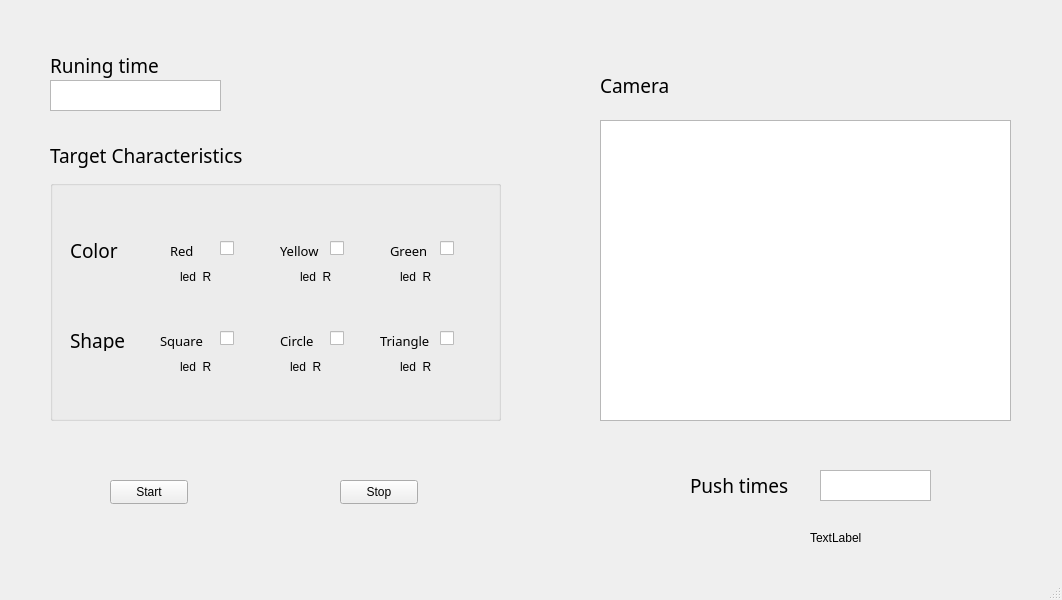
<?xml version="1.0" encoding="UTF-8"?>
<ui version="4.0">
 <class>MainWindow</class>
 <widget class="QMainWindow" name="MainWindow">
  <property name="geometry">
   <rect>
    <x>0</x>
    <y>0</y>
    <width>1062</width>
    <height>600</height>
   </rect>
  </property>
  <property name="windowTitle">
   <string>MainWindow</string>
  </property>
  <property name="autoFillBackground">
   <bool>false</bool>
  </property>
  <widget class="QWidget" name="centralwidget">
   <widget class="QPushButton" name="Bt_start">
    <property name="geometry">
     <rect>
      <x>110</x>
      <y>480</y>
      <width>78</width>
      <height>24</height>
     </rect>
    </property>
    <property name="text">
     <string>Start</string>
    </property>
   </widget>
   <widget class="QPushButton" name="Bt_stop">
    <property name="geometry">
     <rect>
      <x>340</x>
      <y>480</y>
      <width>78</width>
      <height>24</height>
     </rect>
    </property>
    <property name="text">
     <string>Stop</string>
    </property>
   </widget>
   <widget class="QGraphicsView" name="graphicsView_Camera">
    <property name="geometry">
     <rect>
      <x>600</x>
      <y>120</y>
      <width>411</width>
      <height>301</height>
     </rect>
    </property>
   </widget>
   <widget class="QLabel" name="label">
    <property name="geometry">
     <rect>
      <x>50</x>
      <y>50</y>
      <width>211</width>
      <height>31</height>
     </rect>
    </property>
    <property name="font">
     <font>
      <family>Microsoft YaHei</family>
      <pointsize>14</pointsize>
     </font>
    </property>
    <property name="text">
     <string>Runing time</string>
    </property>
    <property name="textFormat">
     <enum>Qt::AutoText</enum>
    </property>
   </widget>
   <widget class="QTextBrowser" name="textBrowser_timeShow">
    <property name="geometry">
     <rect>
      <x>50</x>
      <y>80</y>
      <width>171</width>
      <height>31</height>
     </rect>
    </property>
   </widget>
   <widget class="QLabel" name="label_2">
    <property name="geometry">
     <rect>
      <x>50</x>
      <y>140</y>
      <width>211</width>
      <height>31</height>
     </rect>
    </property>
    <property name="font">
     <font>
      <family>Microsoft YaHei</family>
      <pointsize>14</pointsize>
     </font>
    </property>
    <property name="text">
     <string>Target Characteristics</string>
    </property>
    <property name="textFormat">
     <enum>Qt::AutoText</enum>
    </property>
   </widget>
   <widget class="QGroupBox" name="groupBox">
    <property name="geometry">
     <rect>
      <x>50</x>
      <y>180</y>
      <width>451</width>
      <height>241</height>
     </rect>
    </property>
    <property name="autoFillBackground">
     <bool>true</bool>
    </property>
    <property name="title">
     <string/>
    </property>
    <widget class="QLabel" name="label_led_red">
     <property name="geometry">
      <rect>
       <x>130</x>
       <y>90</y>
       <width>63</width>
       <height>13</height>
      </rect>
     </property>
     <property name="text">
      <string>led_R</string>
     </property>
    </widget>
    <widget class="QLabel" name="label_3">
     <property name="geometry">
      <rect>
       <x>20</x>
       <y>60</y>
       <width>61</width>
       <height>21</height>
      </rect>
     </property>
     <property name="font">
      <font>
       <family>Microsoft YaHei</family>
       <pointsize>14</pointsize>
      </font>
     </property>
     <property name="text">
      <string>Color</string>
     </property>
     <property name="textFormat">
      <enum>Qt::AutoText</enum>
     </property>
    </widget>
    <widget class="QLabel" name="label_6">
     <property name="geometry">
      <rect>
       <x>230</x>
       <y>60</y>
       <width>51</width>
       <height>21</height>
      </rect>
     </property>
     <property name="font">
      <font>
       <family>Microsoft YaHei</family>
       <pointsize>10</pointsize>
      </font>
     </property>
     <property name="text">
      <string>Yellow</string>
     </property>
     <property name="textFormat">
      <enum>Qt::AutoText</enum>
     </property>
    </widget>
    <widget class="QLabel" name="label_5">
     <property name="geometry">
      <rect>
       <x>120</x>
       <y>60</y>
       <width>31</width>
       <height>21</height>
      </rect>
     </property>
     <property name="font">
      <font>
       <family>Microsoft YaHei</family>
       <pointsize>10</pointsize>
      </font>
     </property>
     <property name="text">
      <string>Red</string>
     </property>
     <property name="textFormat">
      <enum>Qt::AutoText</enum>
     </property>
    </widget>
    <widget class="QLabel" name="label_7">
     <property name="geometry">
      <rect>
       <x>340</x>
       <y>60</y>
       <width>41</width>
       <height>21</height>
      </rect>
     </property>
     <property name="font">
      <font>
       <family>Microsoft YaHei</family>
       <pointsize>10</pointsize>
      </font>
     </property>
     <property name="text">
      <string>Green</string>
     </property>
     <property name="textFormat">
      <enum>Qt::AutoText</enum>
     </property>
    </widget>
    <widget class="QLabel" name="label_4">
     <property name="geometry">
      <rect>
       <x>20</x>
       <y>150</y>
       <width>61</width>
       <height>21</height>
      </rect>
     </property>
     <property name="font">
      <font>
       <family>Microsoft YaHei</family>
       <pointsize>14</pointsize>
      </font>
     </property>
     <property name="text">
      <string>Shape</string>
     </property>
     <property name="textFormat">
      <enum>Qt::AutoText</enum>
     </property>
    </widget>
    <widget class="QLabel" name="label_9">
     <property name="geometry">
      <rect>
       <x>110</x>
       <y>150</y>
       <width>91</width>
       <height>21</height>
      </rect>
     </property>
     <property name="font">
      <font>
       <family>Microsoft YaHei</family>
       <pointsize>10</pointsize>
      </font>
     </property>
     <property name="text">
      <string>Square</string>
     </property>
     <property name="textFormat">
      <enum>Qt::AutoText</enum>
     </property>
    </widget>
    <widget class="QLabel" name="label_10">
     <property name="geometry">
      <rect>
       <x>230</x>
       <y>150</y>
       <width>61</width>
       <height>21</height>
      </rect>
     </property>
     <property name="font">
      <font>
       <family>Microsoft YaHei</family>
       <pointsize>10</pointsize>
      </font>
     </property>
     <property name="text">
      <string>Circle</string>
     </property>
     <property name="textFormat">
      <enum>Qt::AutoText</enum>
     </property>
    </widget>
    <widget class="QLabel" name="label_11">
     <property name="geometry">
      <rect>
       <x>330</x>
       <y>150</y>
       <width>61</width>
       <height>21</height>
      </rect>
     </property>
     <property name="font">
      <font>
       <family>Microsoft YaHei</family>
       <pointsize>10</pointsize>
      </font>
     </property>
     <property name="text">
      <string>Triangle</string>
     </property>
     <property name="textFormat">
      <enum>Qt::AutoText</enum>
     </property>
    </widget>
    <widget class="QLabel" name="label_led_yellow">
     <property name="geometry">
      <rect>
       <x>250</x>
       <y>90</y>
       <width>63</width>
       <height>13</height>
      </rect>
     </property>
     <property name="text">
      <string>led_R</string>
     </property>
    </widget>
    <widget class="QLabel" name="label_led_green">
     <property name="geometry">
      <rect>
       <x>350</x>
       <y>90</y>
       <width>63</width>
       <height>13</height>
      </rect>
     </property>
     <property name="text">
      <string>led_R</string>
     </property>
    </widget>
    <widget class="QLabel" name="label_led_square">
     <property name="geometry">
      <rect>
       <x>130</x>
       <y>180</y>
       <width>63</width>
       <height>13</height>
      </rect>
     </property>
     <property name="text">
      <string>led_R</string>
     </property>
    </widget>
    <widget class="QLabel" name="label_led_circle">
     <property name="geometry">
      <rect>
       <x>240</x>
       <y>180</y>
       <width>63</width>
       <height>13</height>
      </rect>
     </property>
     <property name="text">
      <string>led_R</string>
     </property>
    </widget>
    <widget class="QLabel" name="label_led_Triangle">
     <property name="geometry">
      <rect>
       <x>350</x>
       <y>180</y>
       <width>63</width>
       <height>13</height>
      </rect>
     </property>
     <property name="text">
      <string>led_R</string>
     </property>
    </widget>
    <widget class="QCheckBox" name="checkBox_R">
     <property name="geometry">
      <rect>
       <x>170</x>
       <y>60</y>
       <width>21</width>
       <height>17</height>
      </rect>
     </property>
     <property name="text">
      <string/>
     </property>
    </widget>
    <widget class="QCheckBox" name="checkBox_Y">
     <property name="geometry">
      <rect>
       <x>280</x>
       <y>60</y>
       <width>21</width>
       <height>17</height>
      </rect>
     </property>
     <property name="text">
      <string/>
     </property>
    </widget>
    <widget class="QCheckBox" name="checkBox_G">
     <property name="geometry">
      <rect>
       <x>390</x>
       <y>60</y>
       <width>21</width>
       <height>17</height>
      </rect>
     </property>
     <property name="text">
      <string/>
     </property>
    </widget>
    <widget class="QCheckBox" name="checkBox_S">
     <property name="geometry">
      <rect>
       <x>170</x>
       <y>150</y>
       <width>21</width>
       <height>17</height>
      </rect>
     </property>
     <property name="text">
      <string/>
     </property>
    </widget>
    <widget class="QCheckBox" name="checkBox_C">
     <property name="geometry">
      <rect>
       <x>280</x>
       <y>150</y>
       <width>21</width>
       <height>17</height>
      </rect>
     </property>
     <property name="text">
      <string/>
     </property>
    </widget>
    <widget class="QCheckBox" name="checkBox_T">
     <property name="geometry">
      <rect>
       <x>390</x>
       <y>150</y>
       <width>21</width>
       <height>17</height>
      </rect>
     </property>
     <property name="text">
      <string/>
     </property>
    </widget>
   </widget>
   <widget class="QLabel" name="label_8">
    <property name="geometry">
     <rect>
      <x>600</x>
      <y>70</y>
      <width>211</width>
      <height>31</height>
     </rect>
    </property>
    <property name="font">
     <font>
      <family>Microsoft YaHei</family>
      <pointsize>14</pointsize>
     </font>
    </property>
    <property name="text">
     <string>Camera</string>
    </property>
    <property name="textFormat">
     <enum>Qt::AutoText</enum>
    </property>
   </widget>
   <widget class="QLabel" name="label_12">
    <property name="geometry">
     <rect>
      <x>690</x>
      <y>470</y>
      <width>111</width>
      <height>31</height>
     </rect>
    </property>
    <property name="font">
     <font>
      <family>Microsoft YaHei</family>
      <pointsize>14</pointsize>
     </font>
    </property>
    <property name="text">
     <string>Push times</string>
    </property>
    <property name="textFormat">
     <enum>Qt::AutoText</enum>
    </property>
   </widget>
   <widget class="QTextBrowser" name="textBrowser_count">
    <property name="geometry">
     <rect>
      <x>820</x>
      <y>470</y>
      <width>111</width>
      <height>31</height>
     </rect>
    </property>
   </widget>
   <widget class="QLabel" name="label_team">
    <property name="geometry">
     <rect>
      <x>810</x>
      <y>530</y>
      <width>211</width>
      <height>16</height>
     </rect>
    </property>
    <property name="text">
     <string>TextLabel</string>
    </property>
   </widget>
  </widget>
  <widget class="QMenuBar" name="menubar">
   <property name="geometry">
    <rect>
     <x>0</x>
     <y>0</y>
     <width>1062</width>
     <height>25</height>
    </rect>
   </property>
  </widget>
  <widget class="QStatusBar" name="statusbar"/>
 </widget>
 <resources/>
 <connections/>
</ui>
